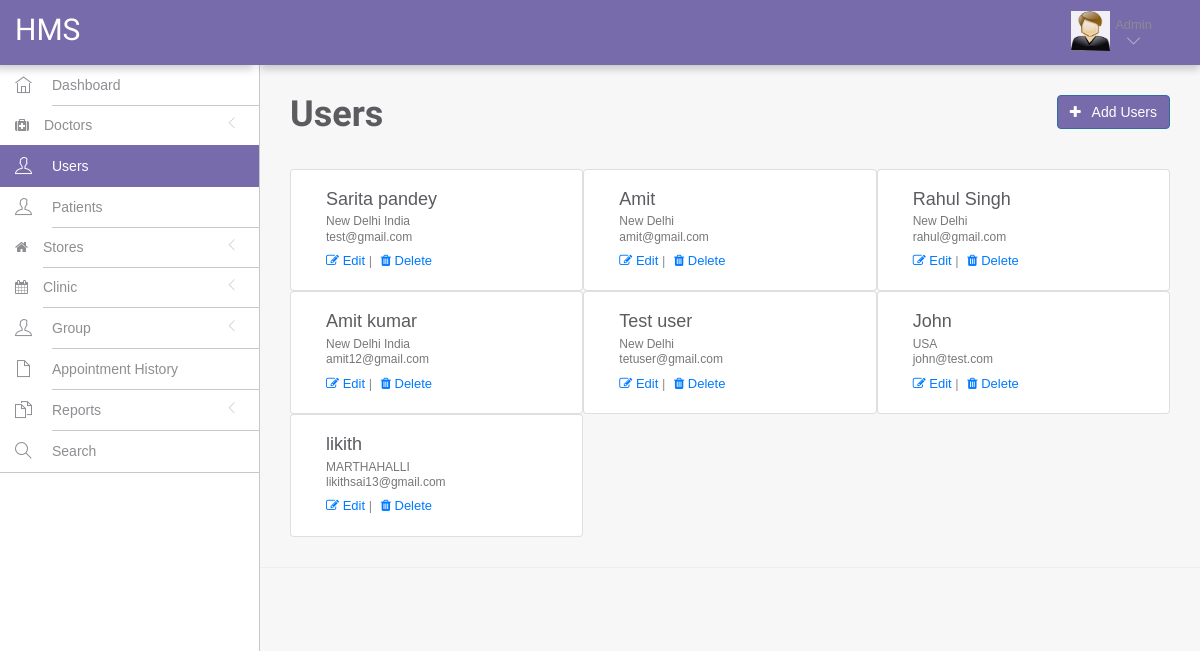
Page /hms/admin/dashboard.php?page=manageUser on the earlier database version.
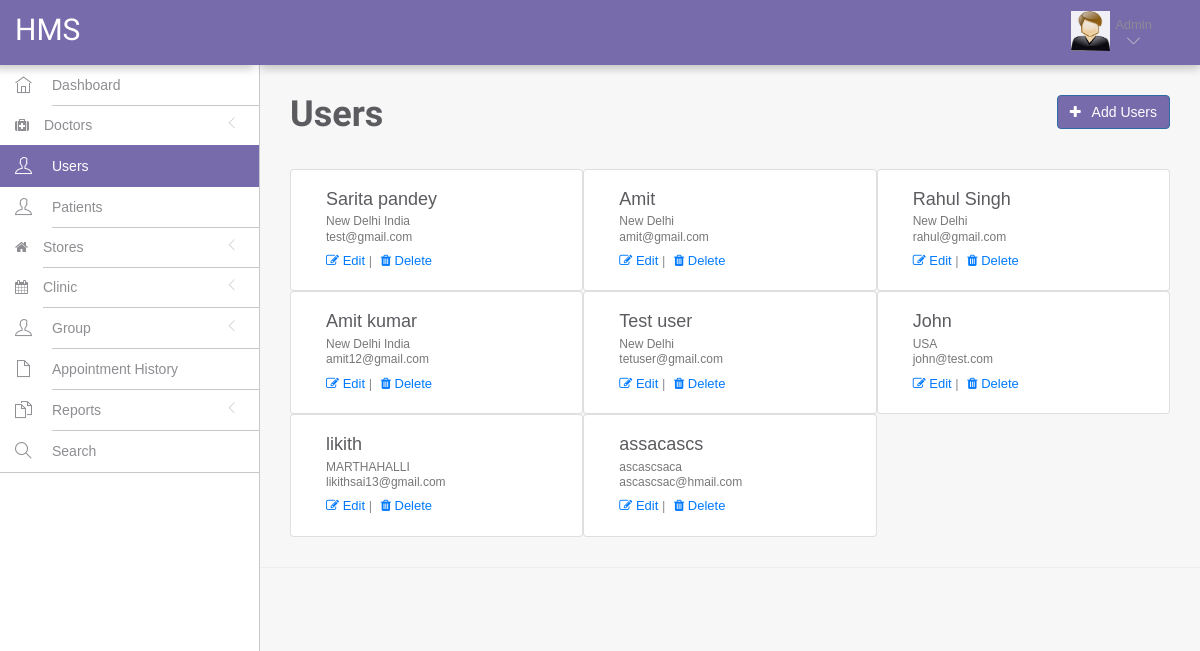
Same page on the later database version.
### tables this page shows
CREATE TABLE `users` (
  `id` int(11) NOT NULL,
  `fullName` varchar(255) DEFAULT NULL,
  `address` longtext,
  `city` varchar(255) DEFAULT NULL,
  `gender` varchar(255) DEFAULT NULL,
  `email` varchar(255) DEFAULT NULL,
  `password` varchar(255) DEFAULT NULL,
  `regDate` timestamp NULL DEFAULT CURRENT_TIMESTAMP,
  `updationDate` timestamp NULL DEFAULT NULL ON UPDATE CURRENT_TIMESTAMP
);

### hms/admin/include/page/manageUser.php (the view, shortened to what this page needs)
<div class="row mb-4">
	<div class="col-md-8 text-left">
	<h1><b>Users</b></h1>
	</div>
	<div class="col-md-4 text-right">
		<button type="button" data-toggle="modal" data-target="#myModal" class="btn btn-o btn-primary btn-purple"><i class="fa fa-plus" aria-hidden="true"></i>&nbsp;&nbsp; Add Users</button>
	</div>
</div>
<div class="mt-1">
		<?php
            $sql=mysqli_query($con, "SELECT * FROM users");
            while($row = mysqli_fetch_array($sql)) {
        ?>
			<div class="card col-md-4">
				<div class="card-body">
					<h4 class="card-title"><?php echo $row['fullName'];?></h4>
					<h6 class="card-subtitle mb-2 text-muted"><?php echo $row['address'];?></h6>
					<h6 class="card-subtitle mb-2 text-muted"><?php echo $row['email'];?></h6>
					<a href="#"><i class="fa fa-edit"></i> Edit</a> |
					<a href="dashboard.php?page=manageUser&id=<?php echo $row['id']?>&del=delete" onclick="return confirm('Are you sure you want to delete this item?');" style="padding: 5px;"><i class="fa fa-trash" aria-hidden="true"></i> Delete</a>
				</div>
			</div>
		<?php
            }
        ?>
</div>

Differences in the rows shown:
added users: fullName "assacascs", address "ascascsaca", email "ascascsac@hmail.com"
